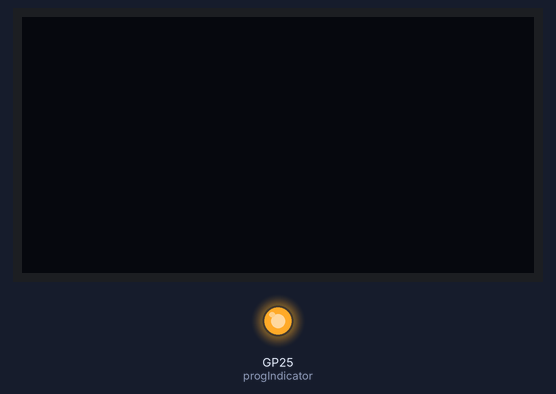
The program below on a simulated Raspberry Pi Pico running CircuitPython. On the bench: 128×64 one-colour display, output pins drawn as LEDs (lit = HIGH).

Above: at 0.1 s.
Timing chart, 0 to 1.6 s (numbered marks = the images above):
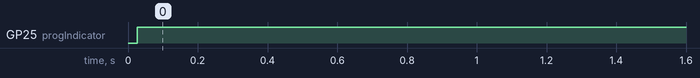

Measured:
- by itself, GP25 (progIndicator): LOW → HIGH at 0.03 s

The program:

code.py
```python
# Imports
import board
import digitalio
from adafruit_onewire.bus import OneWireBus
from adafruit_ds18x20 import DS18X20
import busio
import adafruit_ssd1306

# ProgIndicator Setup
progIndicator = digitalio.DigitalInOut(board.LED)
progIndicator.direction = digitalio.Direction.OUTPUT

# Temperature Setup
ow_bus = OneWireBus(board.GP5)
temperature = DS18X20(ow_bus, ow_bus.scan()[0])

# Display Setup
i2c = busio.I2C(sda=board.GP0, scl=board.GP1)
display = adafruit_ssd1306.SSD1306_I2C(128, 64, i2c, addr=0x3d)
def displayTemperatureEdit(temp):
	display.fill(0)
	display.text("Temperature: " + str(float(temp)) + "°C")
	display.show()
while True:
	progIndicator.value = True
```
